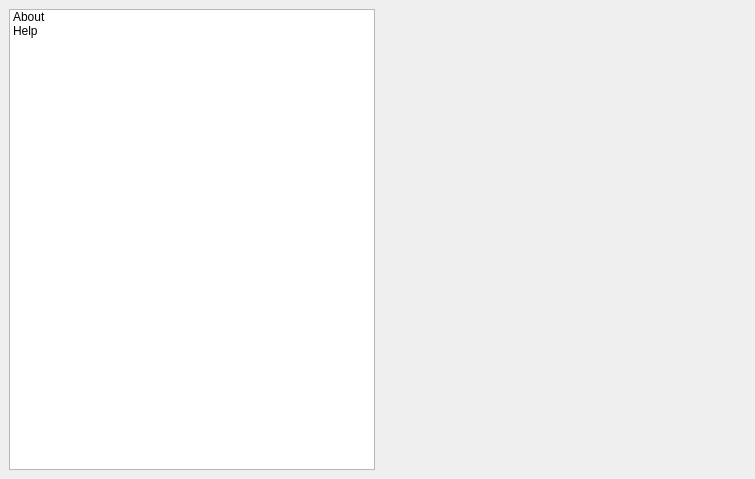
<?xml version="1.0" encoding="UTF-8"?>
<ui version="4.0">
 <class>Settings</class>
 <widget class="QMainWindow" name="Settings">
  <property name="geometry">
   <rect>
    <x>0</x>
    <y>0</y>
    <width>755</width>
    <height>479</height>
   </rect>
  </property>
  <property name="windowTitle">
   <string>Settings</string>
  </property>
  <widget class="QWidget" name="centralwidget">
   <layout class="QHBoxLayout" name="horizontalLayout">
    <item>
     <widget class="QListWidget" name="settings_list">
      <item>
       <property name="text">
        <string>About</string>
       </property>
      </item>
      <item>
       <property name="text">
        <string>Help</string>
       </property>
      </item>
     </widget>
    </item>
    <item>
     <widget class="QStackedWidget" name="stacked_settings">
      <widget class="QWidget" name="help_page"/>
      <widget class="QWidget" name="about_page">
       <layout class="QVBoxLayout" name="verticalLayout">
        <item>
         <widget class="QLabel" name="label">
          <property name="text">
           <string>TextLabel</string>
          </property>
         </widget>
        </item>
        <item>
         <spacer name="verticalSpacer">
          <property name="orientation">
           <enum>Qt::Vertical</enum>
          </property>
          <property name="sizeHint" stdset="0">
           <size>
            <width>20</width>
            <height>40</height>
           </size>
          </property>
         </spacer>
        </item>
       </layout>
      </widget>
     </widget>
    </item>
   </layout>
  </widget>
 </widget>
 <resources/>
 <connections/>
</ui>
